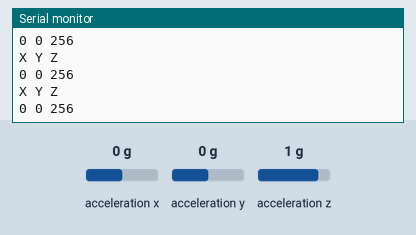
Simulated run of this sketch. Board: Arduino Uno, built with avr-gcc and run on an emulated ATmega328P. On the bench: the last lines printed to the serial monitor. Wiring (inferred from the names in the program): ADXL345 accelerometer at I2C address 0x53. The test bench sets the inputs (shaded band); at power-on: acceleration x 0 g, acceleration y 0 g, acceleration z 1 g.

Above: at 1.3 s.
1.4 s: acceleration x set to 0.8 g
At 2.4 s:
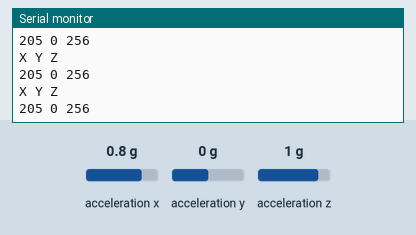
4.4 s: acceleration y set to 0.8 g
At 5.2 s:
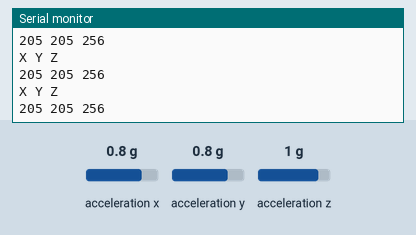
7.4 s: acceleration z set to 0 g
At 8.3 s:
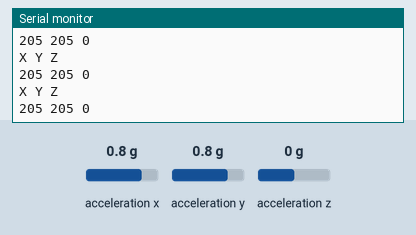
10.4 s: acceleration z set to -1.4 g
At 11.1 s:
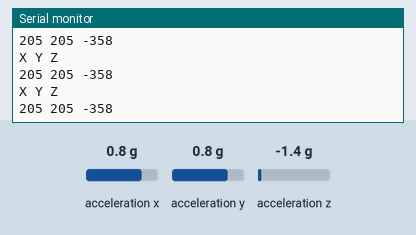
Timing chart, 0 to 13.4 s (numbered marks = the images above; inputs shaded):
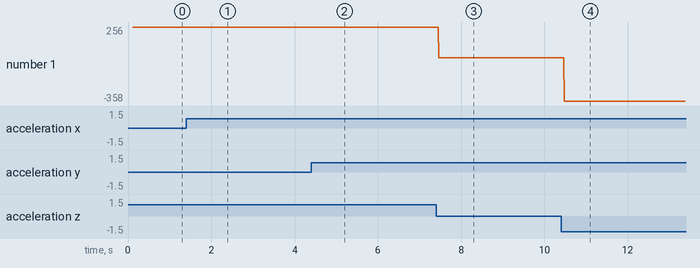

Measured:
- after the input at 1.4 s, the serial monitor: prints a new line after 0.08 s (image 1)
- after the input at 4.4 s, the serial monitor: prints a new line after 0.07 s (image 2)
- after the input at 7.4 s, the serial monitor: prints a new line after 0.07 s (image 3)
- after the input at 10.4 s, the serial monitor: prints a new line after 0.08 s (image 4)
- plotted number 1: 0 → -35 after the input at 10.4 s

The sketch:

accelerometer.ino
```cpp
#include <Wire.h>

// https://pdf1.alldatasheet.com/datasheet-pdf/view/254714/AD/ADXL345.html
// not sure if correct manufacturer
const int SENSOR = 0x53;

int X, Y, Z;

void setup() {
  Serial.begin(9600);
  Wire.begin();
  setRegister(0x31, 0x8); // DATA_FORMAT   2g range (hopefully) 13 bits?
  setRegister(0x2E, 0x80);// INT_ENABLE    Enable DATA_READY interupt
  setRegister(0x2D, 0x8); // POWER_CTL     Measure mode
  delay(100);
}

void loop() {
  Wire.beginTransmission(SENSOR);
  Wire.write(0x32); // Start at DATAX0
  Wire.endTransmission(false);

  Wire.requestFrom(SENSOR, 6);
  X = Wire.read() | Wire.read() << 8;
  Y = Wire.read() | Wire.read() << 8;
  Z = Wire.read() | Wire.read() << 8;

  Serial.println("X Y Z");
  Serial.print(X);
  Serial.print(" ");
  Serial.print(Y);
  Serial.print(" ");
  Serial.println(Z);

  delay(10);
}

void setRegister(int reg, byte value) {
  Serial.print("setReg ");
  Serial.print(reg);
  Serial.print(" ");
  Serial.println(value);

  Wire.beginTransmission(SENSOR);
  Wire.write(reg);
  Wire.write(value);
  Serial.println(Wire.endTransmission());
}
```
